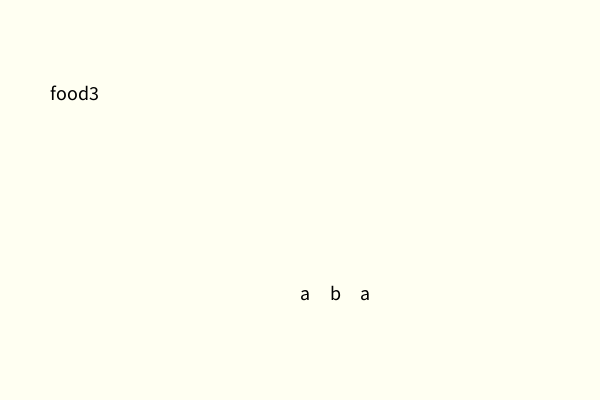
Frame 1 (no input)
Frame 60 (the mouse pressed at the canvas centre just before this capture): identical to frame 1, image omitted
Frame 120 (the mouse held since frame 60 and released just before this capture): identical to frame 1, image omitted

The Processing sketch that drew this single still picture (run headless with seeded random() and noise(); from frame 60 on, the mouse is pressed at the canvas centre):

// Processing sketch: week12_07_people_order_meal_waiting_menu_food
// ── week12_07_people_order_meal_waiting_menu_food.pde
//想要做「餐廳出餐」的遊戲, 如何用陣列來決定用什麼來組合
//keyPressed 會有人進來點餐, mousePressed 會掉解決1位客人
int [] people = new int[100];//最多5人
char [][] menu = { //菜單與成份, 只有4種餐
  {'a','b','a','c','a'},
  {'a','c','b','a'},
  {'a','b','a'},
  {'a','c','b','c','a'},
};
String [] foodName = {"food1", "food2", "food3", "food4"};
void setup(){
  size(600,400);
  
  people[waiting] = int(random(4));
  waiting++;
}
int waiting=0;
void draw(){
  background(#FFFFF2);
  for(int i=0; i<waiting; i++){
    int m = people[i];
    fill(0); textSize(20); text( foodName[m], 50+i*80, 100);
  }
  int m2 = people[0];
  for(int c=0; c<menu[m2].length; c++){
    text( menu[m2][c], 300+c*30, 300);
  }
}
void keyPressed(){//有人來排隊了
  people[waiting] = int(random(4));
  waiting++;
}
void mousePressed(){
  for(int i=0; i<waiting-1; i++){//最多5人
    people[i] = people[i+1];
  }
  if(waiting>1) waiting--;
  //meal[4] = int(random(4));//只有4種餐
}
